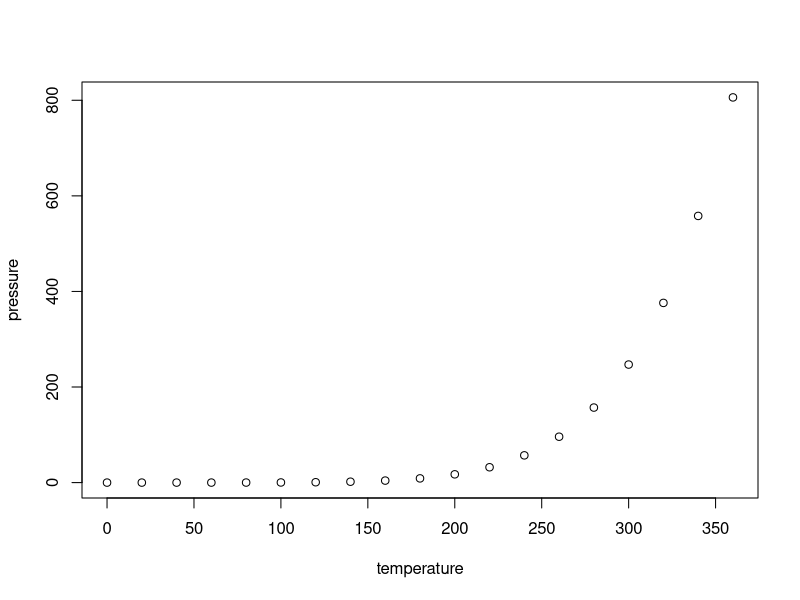
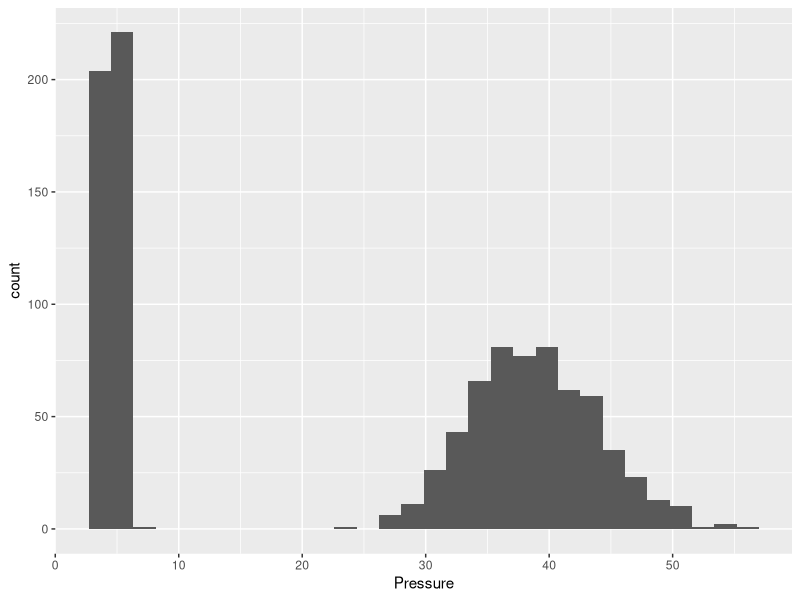
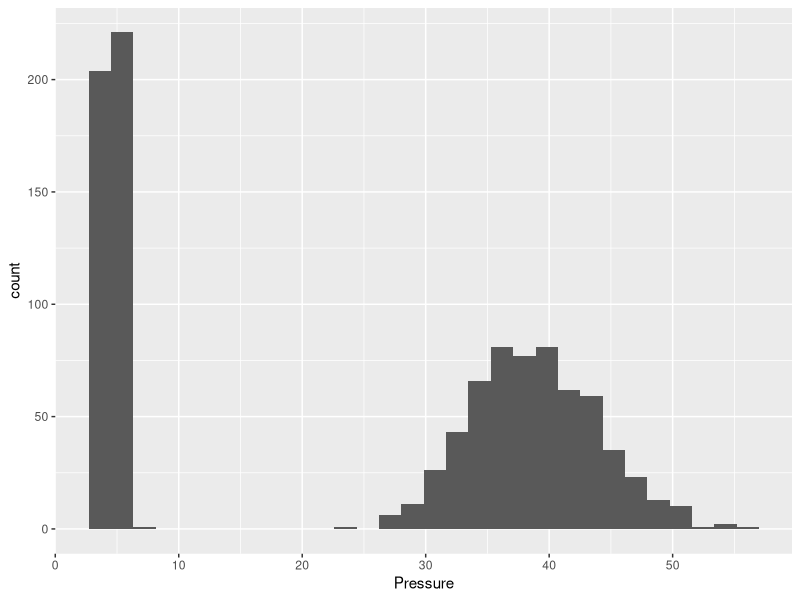
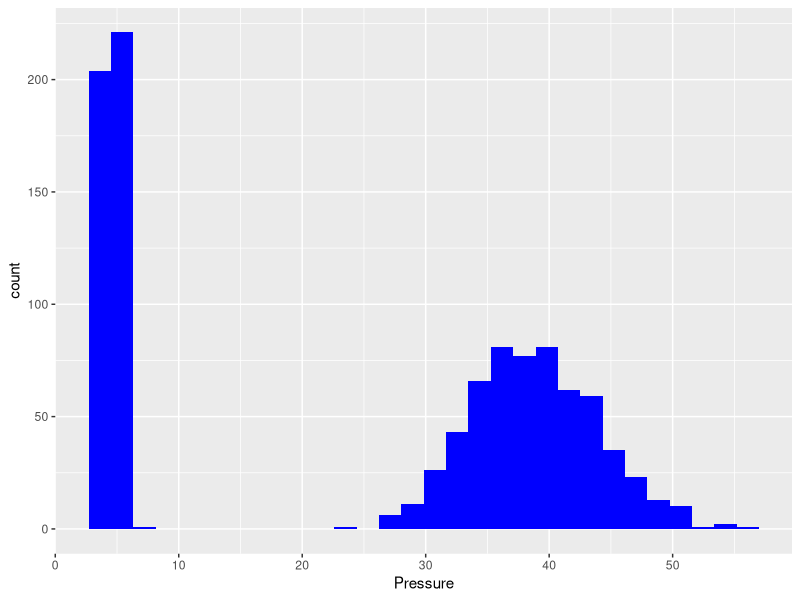
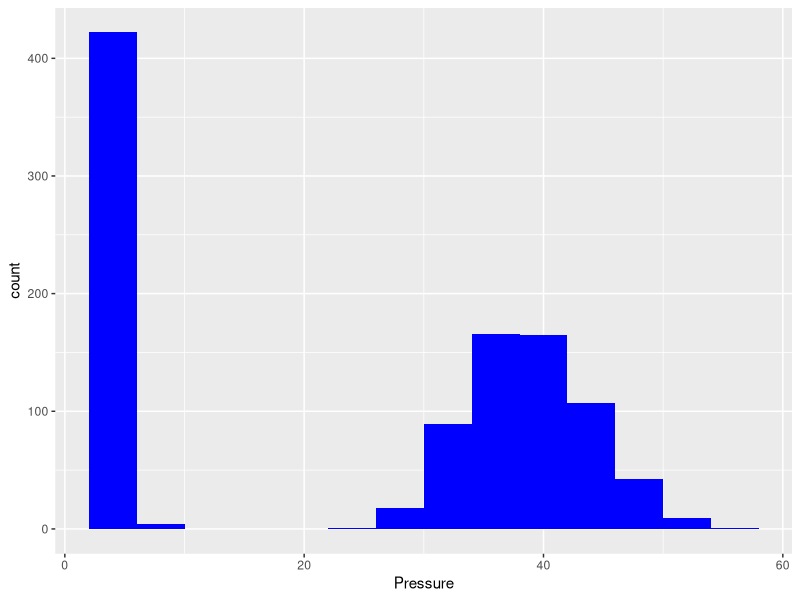
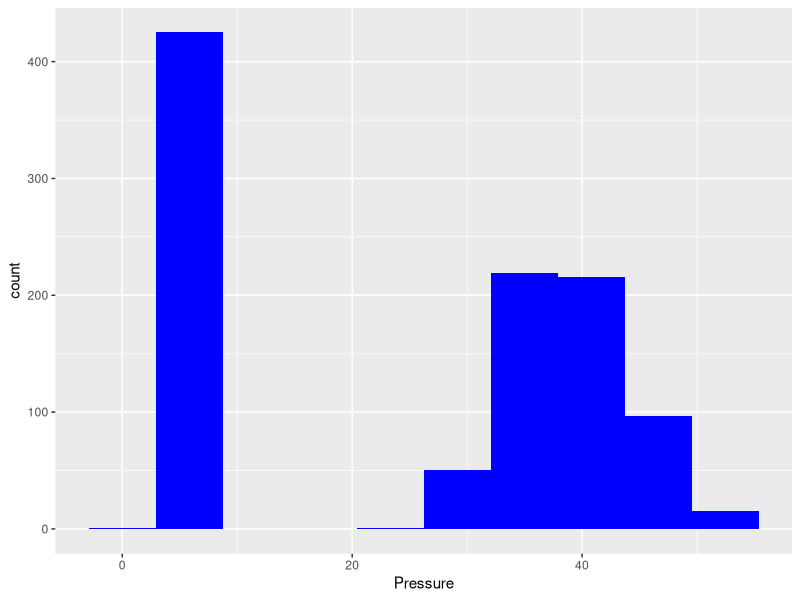

Here is the R script that generated these plots, in order:
## ---- chunk 1
knitr::opts_chunk$set(echo = TRUE)
## ---- chunk 2
summary(cars)
## ---- chunk 3
plot(pressure)
## ---- chunk 4
library(tibble)
library(ggplot2)
library(tidyverse)
## ---- chunk 5
primeNums <- c(2, 3, 5, 7, 11, 13, 17, 19, 23, 29, 31, 37,
41, 43, 47, 53, 59, 61, 67, 71, 73, 79, 83, 89, 97)
primeNums
## ---- chunk 6
m <- c("CMM004", "CMM007", "CMM020", "CMM022", "CMM024",
"CMM028", "CMM012","CMM513")

mn <- c("SPE", "Intranet Systems Dev", "Data Vis and Analysis",
"Databases", "OOP", "ITI and Administration",
"Project Investigation", "MSc Project")

cr <- c(15,15,15,15,15,15, 15, 45)

whatToStudy <- data.frame(module = m, moduleName=mn,
credits = cr, stringsAsFactors=T)
## ---- chunk 7
whatToStudy$moduleName
## ---- chunk 8
whatToStudy[,2]
## ---- chunk 9
whatToStudy[4,]
## ---- chunk 10
whatToStudy$moduleName[3]
## ---- chunk 11
dim(whatToStudy)
nrow(whatToStudy)
ncol(whatToStudy)
## ---- chunk 12
summary(whatToStudy)
## ---- chunk 13
whatToStudyT <- tibble(module = m, moduleName=mn,
credits = cr)
whatToStudyT
## ---- chunk 14
whatToStudyT <- whatToStudyT |>
mutate(across(where(is.character),as_factor))
## ---- chunk 15
ls()
## ---- chunk 16
rm(powerData2)
## ---- chunk 17
colors()
## ---- chunk 18
pressureTempTib <- read_csv("pressureTemp.csv" )
pressureTempTib <- pressureTempTib |>
mutate(across(where(is.character),as_factor))
## ---- chunk 19
p <- ggplot(data = pressureTempTib, aes(x=Pressure))
p <- p + geom_histogram()
p
## ---- chunk 20
p <- ggplot(data = pressureTempTib, aes(x=Pressure))
p <- p + geom_histogram()
p
## ---- chunk 21
p <- ggplot(data = pressureTempTib, aes(x=Pressure))
p <- p + geom_histogram(fill="blue")
p
## ---- chunk 22
p <- ggplot(data = pressureTempTib, aes(x=Pressure))
p <- p + geom_histogram(binwidth=4, fill="blue")
p
## ---- chunk 23
p <- ggplot(data = pressureTempTib, aes(x=Pressure))
p <- p + geom_histogram(bins=10, fill="blue")
p
